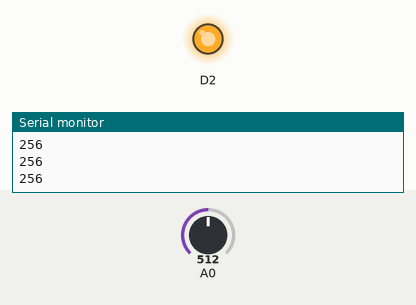
Recording of a sketch running on a simulated ESP8266 (NodeMCU). Parts: output pins drawn as LEDs (lit = HIGH), the last lines printed to the serial monitor. The inputs (shaded band) are chosen by the test bench; at power-on: A0 = 512.

Above: at 1.3 s.
1.4 s: A0 set to 306
At 2.6 s:
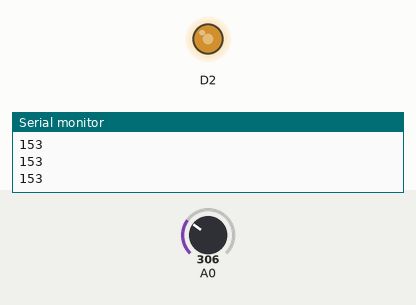
3.0 s: A0 set to 511
At 3.8 s:
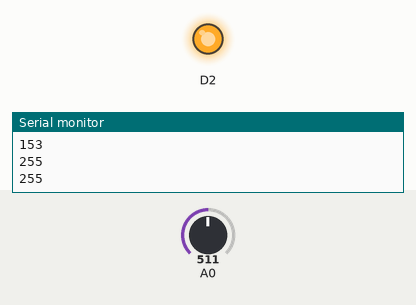
4.5 s: A0 set to 0
At 4.9 s:
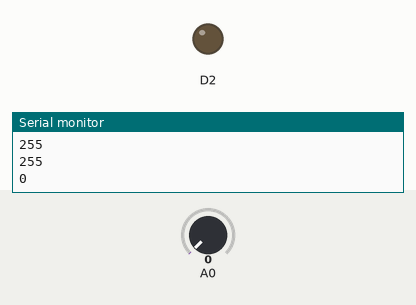
6.0 s: A0 set to 716
At 7.3 s:
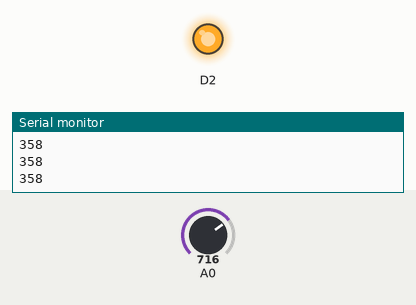
Timing chart, 0 to 8.5 s (numbered marks = the images above; inputs shaded):
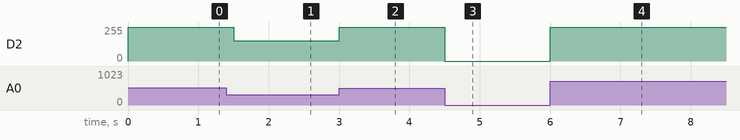

The sketch:

LDR.ino
```cpp
void setup() {
  // put your setup code here, to run once:
  Serial.begin(9600);
  pinMode(A0, INPUT);
  pinMode(D2, OUTPUT);
}

void loop() {
  // put your main code here, to run repeatedly:
  int data = analogRead(A0);
  data /= 2;
  analogWrite(D2, data);
  Serial.println(data);
  delay(500);
}
```

Measured:
- after the input at 1.4 s, D2: 255/255 → 153/255 after 0.10 s
- after the input at 3.0 s, D2: 153/255 → 255/255 at once
- after the input at 4.5 s, D2: 255/255 → 0/255 at once
- after the input at 6.0 s, D2: 0/255 → 255/255 at once
